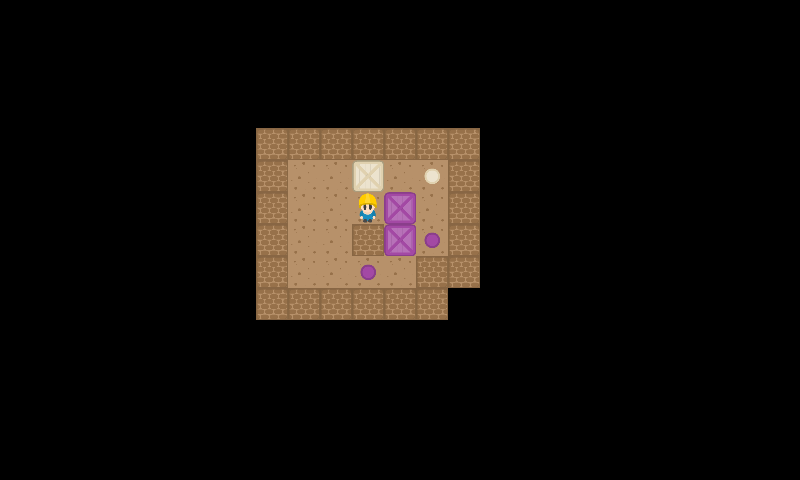

A level layout from a 2D game, rendered from its tile map. Below: a short description, then the map file with tile-grid data replaced by summaries:
An orthogonal 25x15 tile map with 32x32 px tiles, 2 tile layers (StaticMap, Objetos).

<map version="1.0" orientation="orthogonal" renderorder="right-down" width="25" height="15" tilewidth="32" tileheight="32">
 <tileset firstgid="1" name="Tileset" tilewidth="32" tileheight="32">
  <image source="Tileset.png" width="192" height="192" />
  <tile id="0">
   <properties>
    <property name="tipo" value="pared" />
   </properties>
  </tile>
  <tile id="6">
   <properties>
    <property name="tipo" value="pared" />
   </properties>
  </tile>
  <tile id="8">
   <properties>
    <property name="color" value="purple" />
    <property name="tipo" value="endPoint" />
   </properties>
  </tile>
  <tile id="9">
   <properties>
    <property name="color" value="gray" />
    <property name="tipo" value="endPoint" />
   </properties>
  </tile>
  <tile id="10">
   <properties>
    <property name="color" value="brown" />
    <property name="tipo" value="endPoint" />
   </properties>
  </tile>
  <tile id="11">
   <properties>
    <property name="color" value="blue" />
    <property name="tipo" value="endPoint" />
   </properties>
  </tile>
  <tile id="12">
   <properties>
    <property name="tipo" value="pared" />
   </properties>
  </tile>
  <tile id="14">
   <properties>
    <property name="color" value="black" />
    <property name="tipo" value="endPoint" />
   </properties>
  </tile>
  <tile id="15">
   <properties>
    <property name="color" value="purple" />
    <property name="tipo" value="caja" />
   </properties>
  </tile>
  <tile id="16">
   <properties>
    <property name="color" value="gray" />
    <property name="tipo" value="caja" />
   </properties>
  </tile>
  <tile id="17">
   <properties>
    <property name="color" value="brown" />
    <property name="tipo" value="caja" />
   </properties>
  </tile>
  <tile id="18">
   <properties>
    <property name="tipo" value="pared" />
   </properties>
  </tile>
  <tile id="20">
   <properties>
    <property name="color" value="beige" />
    <property name="tipo" value="endPoint" />
   </properties>
  </tile>
  <tile id="21">
   <properties>
    <property name="color" value="blue" />
    <property name="tipo" value="caja" />
   </properties>
  </tile>
  <tile id="22">
   <properties>
    <property name="tipo" value="startPoint" />
   </properties>
  </tile>
  <tile id="24">
   <properties>
    <property name="tipo" value="pared" />
   </properties>
  </tile>
  <tile id="25">
   <properties>
    <property name="color" value="yellow" />
    <property name="tipo" value="endPoint" />
   </properties>
  </tile>
  <tile id="26">
   <properties>
    <property name="color" value="yellow" />
    <property name="tipo" value="caja" />
   </properties>
  </tile>
  <tile id="27">
   <properties>
    <property name="color" value="black" />
    <property name="tipo" value="caja" />
   </properties>
  </tile>
  <tile id="30">
   <properties>
    <property name="tipo" value="pared" />
   </properties>
  </tile>
  <tile id="31">
   <properties>
    <property name="color" value="red" />
    <property name="tipo" value="endPoint" />
   </properties>
  </tile>
  <tile id="32">
   <properties>
    <property name="color" value="red" />
    <property name="tipo" value="caja" />
   </properties>
  </tile>
  <tile id="33">
   <properties>
    <property name="color" value="beige" />
    <property name="tipo" value="caja" />
   </properties>
  </tile>
  <tile id="34">
   <properties>
    <property name="box" value="beige" />
   </properties>
  </tile>
 </tileset>
 <layer name="StaticMap" width="25" height="15">
  <data>[375 cells, 41 non-empty, 2 distinct tile ids]</data>
 </layer>
 <layer name="Objetos" width="25" height="15">
  <data>[375 cells, 7 non-empty, 5 distinct tile ids]</data>
 </layer>
</map>
